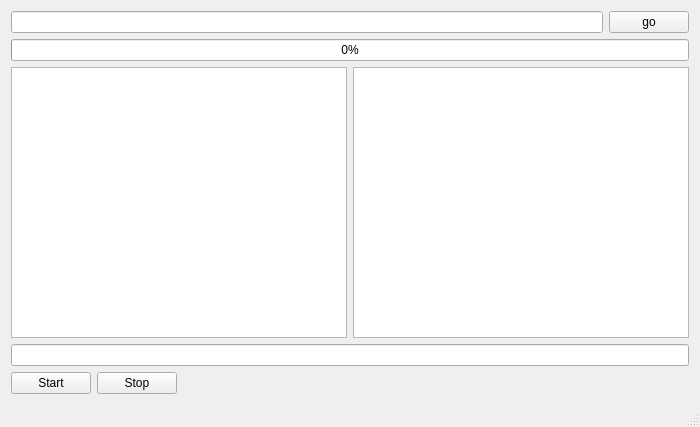
<?xml version="1.0" encoding="UTF-8"?>
<ui version="4.0">
 <class>MainWindow</class>
 <widget class="QMainWindow" name="MainWindow">
  <property name="geometry">
   <rect>
    <x>0</x>
    <y>0</y>
    <width>700</width>
    <height>427</height>
   </rect>
  </property>
  <property name="windowTitle">
   <string>MainWindow</string>
  </property>
  <widget class="QWidget" name="centralWidget">
   <layout class="QVBoxLayout" name="verticalLayout_2">
    <item>
     <layout class="QVBoxLayout" name="verticalLayout">
      <item>
       <layout class="QHBoxLayout" name="horizontalLayout">
        <item>
         <widget class="QLineEdit" name="path"/>
        </item>
        <item>
         <widget class="QPushButton" name="goButton">
          <property name="text">
           <string>go</string>
          </property>
         </widget>
        </item>
       </layout>
      </item>
      <item>
       <widget class="QProgressBar" name="progressBar">
        <property name="value">
         <number>0</number>
        </property>
       </widget>
      </item>
      <item>
       <layout class="QHBoxLayout" name="horizontalLayout_2">
        <item>
         <widget class="QListView" name="dir"/>
        </item>
        <item>
         <widget class="QTreeWidget" name="result">
          <attribute name="headerVisible">
           <bool>false</bool>
          </attribute>
          <column>
           <property name="text">
            <string notr="true">1</string>
           </property>
          </column>
         </widget>
        </item>
       </layout>
      </item>
      <item>
       <widget class="QLineEdit" name="temp">
        <property name="maxLength">
         <number>8192</number>
        </property>
       </widget>
      </item>
      <item>
       <layout class="QHBoxLayout" name="horizontalLayout_3">
        <item>
         <widget class="QPushButton" name="startButton">
          <property name="text">
           <string>Start</string>
          </property>
         </widget>
        </item>
        <item>
         <widget class="QPushButton" name="stopButton">
          <property name="text">
           <string>Stop</string>
          </property>
         </widget>
        </item>
        <item>
         <spacer name="horizontalSpacer">
          <property name="orientation">
           <enum>Qt::Horizontal</enum>
          </property>
          <property name="sizeHint" stdset="0">
           <size>
            <width>40</width>
            <height>20</height>
           </size>
          </property>
         </spacer>
        </item>
       </layout>
      </item>
     </layout>
    </item>
   </layout>
  </widget>
  <widget class="QStatusBar" name="statusBar"/>
 </widget>
 <layoutdefault spacing="6" margin="11"/>
 <resources/>
 <connections/>
</ui>
